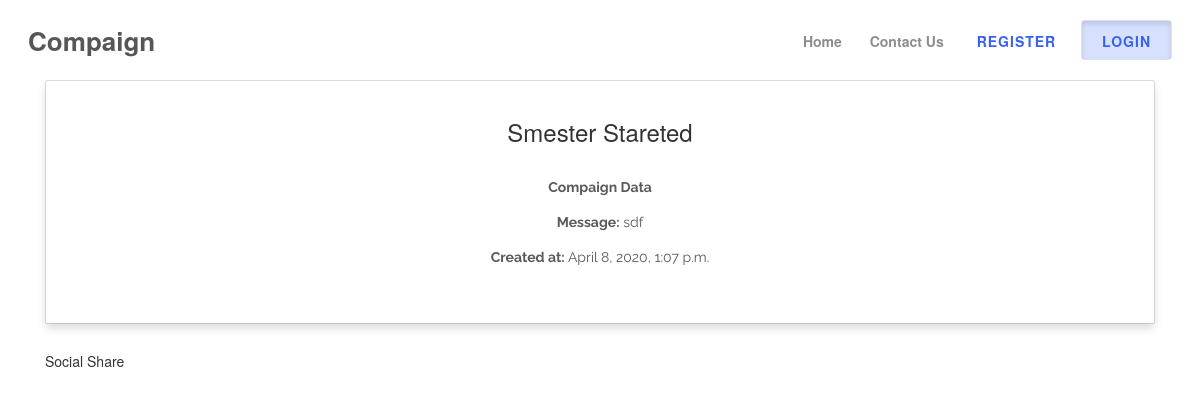
The app's page /detail/13/ with its own data.
### apps/models.py (models this page shows, shortened)
class Post(models.Model):
    author           = models.ForeignKey(get_user_model(), on_delete= models.CASCADE)
    title            = models.CharField(max_length=150)
    message          = models.TextField(max_length=150)
    emails          = models.IntegerField()
    delivery_date    = models.DateField()
    created_on       = models.DateTimeField(auto_now_add=True)
    updated          = models.DateTimeField(auto_now=True)
    class Meta:
        ordering=['-created_on']

### apps/views.py (the view)
# urls.py: url(r'^detail/(?P<id>\d+)/$', views.PostDetail, name="detail"),
def PostDetail(request,id):
    posts=Post.objects.get(id=id)
    api=get_api(request)
    print(api)
    context={
        'posts':posts
    }
    return render(request,'music/postdetail.html',context)

### apps/utils.py (called while the page is built)
def get_api(request):
    oauth = tweepy.OAuthHandler(CONSUMER_KEY, CONSUMER_SECRET)
    access_key = oauth.access_token
    access_secret = oauth.access_token_secret
    oauth.set_access_token(access_key, access_secret)
    api = tweepy.API(oauth)
    return api

### apps/templates/music/postdetail.html (shortened to what this page needs)
{% extends 'Base.html' %}
{% block content %}
<div class="container">
    <center>
        <div class="card" style=" width: auto;">
            <div class="shadow p-3 bg-white rounded">
                <div class="card-header text-center bg-transparent border-0">
                    <h3>
                        {{posts.title}}
                    </h3>
                </div>
                <div class="card-body">
                    <p><strong> Compaign Data</strong> </p>
                    <p><strong> Message:</strong> {{posts.message}}</p>
                    <p><strong> Created at:</strong> {{posts.created_on}}</p> <br>
                </div>
            </div>
        </div><br>
    </center>
<h5>Social Share</h5>
</div>
{% endblock %}

### apps/static/music/css/style1.css (style rules this page uses)
* { margin: 0; padding: 0; }
body { font-family: "Open Sans", sans-serif; font-size: 14px; font-weight: 400; }
h1, h2, h3, h4, h5, h6 { color: rgba(0, 0, 0, 0.8); line-height: 1.3; font-weight: 700; }
p { font-family: "Raleway", sans-serif; color: #5a5a5a; font-size: 14px; line-height: 1.8; font-weight: 400; }
.bg-white { background-color: #ffffff !important; }
.bg-transparent { background-color: transparent !important; }

### records on screen
Post: title "Smester Stareted", message "sdf", created_on "April 8, 2020, 1:07 p.m."
